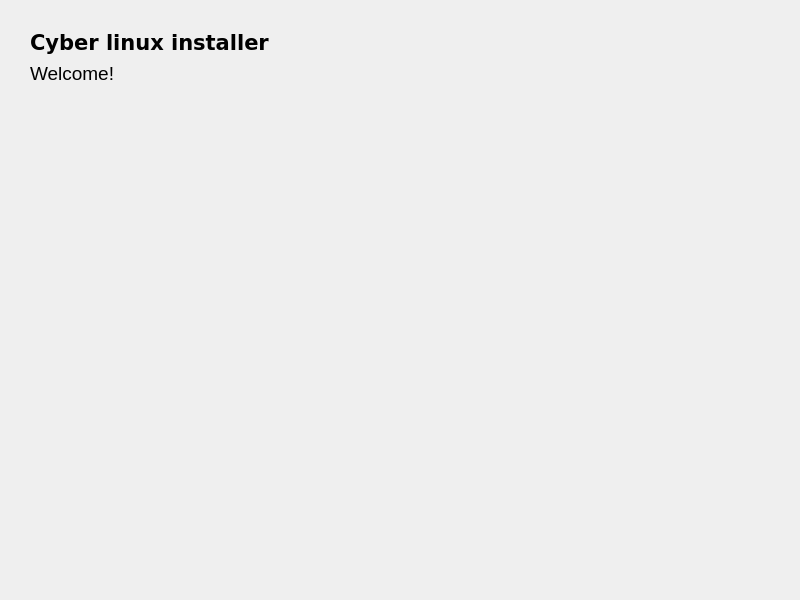
<?xml version="1.0" encoding="UTF-8"?>
<ui version="4.0">
 <class>Form</class>
 <widget class="QWidget" name="Form">
  <property name="geometry">
   <rect>
    <x>0</x>
    <y>0</y>
    <width>800</width>
    <height>600</height>
   </rect>
  </property>
  <property name="sizePolicy">
   <sizepolicy hsizetype="Preferred" vsizetype="Preferred">
    <horstretch>0</horstretch>
    <verstretch>0</verstretch>
   </sizepolicy>
  </property>
  <property name="windowTitle">
   <string>Form</string>
  </property>
  <property name="layoutDirection">
   <enum>Qt::LeftToRight</enum>
  </property>
  <widget class="QWidget" name="">
   <property name="geometry">
    <rect>
     <x>30</x>
     <y>30</y>
     <width>242</width>
     <height>56</height>
    </rect>
   </property>
   <layout class="QVBoxLayout" name="verticalLayout">
    <item>
     <widget class="QLabel" name="label">
      <property name="minimumSize">
       <size>
        <width>150</width>
        <height>16</height>
       </size>
      </property>
      <property name="font">
       <font>
        <family>DejaVu Sans</family>
        <pointsize>16</pointsize>
       </font>
      </property>
      <property name="text">
       <string>&lt;html&gt;&lt;head/&gt;&lt;body&gt;&lt;p&gt;&lt;span style=&quot; font-weight:600;&quot;&gt;Cyber linux installer&lt;/span&gt;&lt;/p&gt;&lt;/body&gt;&lt;/html&gt;</string>
      </property>
     </widget>
    </item>
    <item>
     <widget class="QLabel" name="label_2">
      <property name="text">
       <string>&lt;html&gt;&lt;head/&gt;&lt;body&gt;&lt;p&gt;&lt;span style=&quot; font-size:14pt;&quot;&gt;Welcome!&lt;/span&gt;&lt;/p&gt;&lt;/body&gt;&lt;/html&gt;</string>
      </property>
     </widget>
    </item>
   </layout>
  </widget>
 </widget>
 <resources/>
 <connections/>
</ui>
